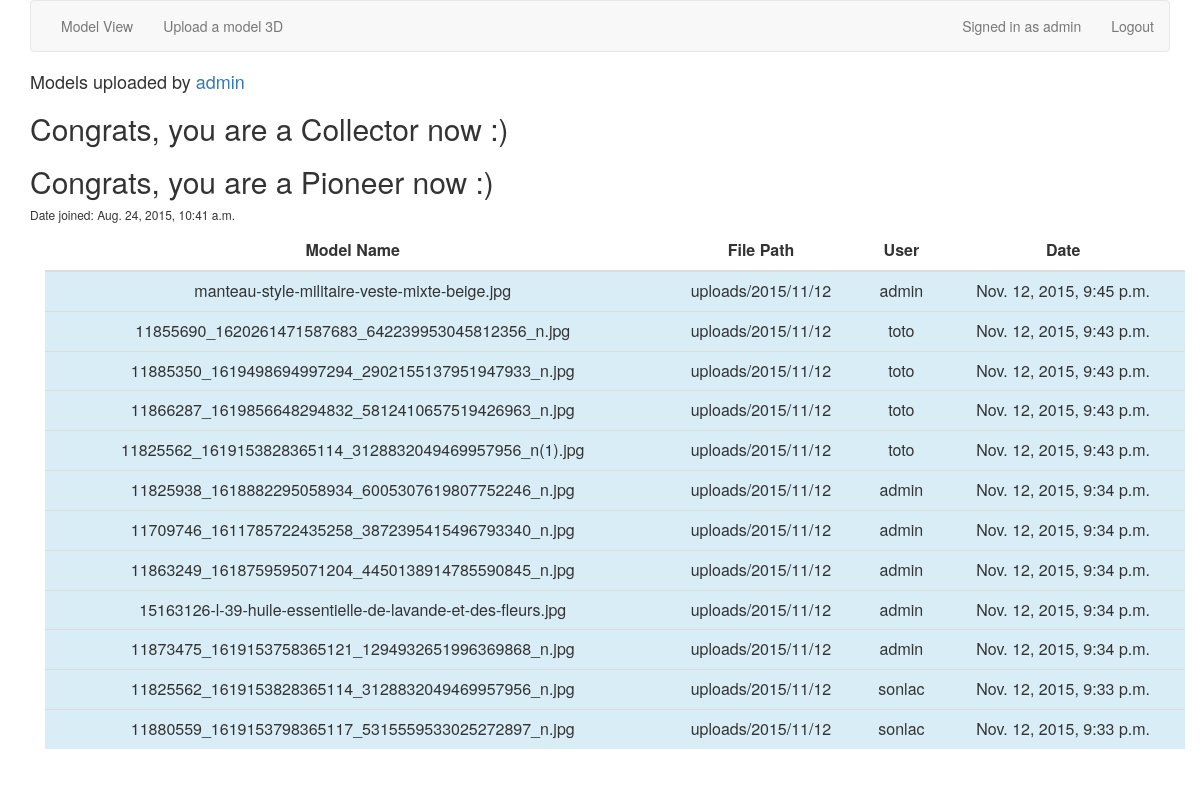
Screenshot of /models/model/user/list/ (signed in) with the database file from the repository.
### model3d/models.py (models this page shows)
class UploadManager(models.Model):
    filepath = models.CharField(max_length=255)
    filename = models.CharField(max_length=255)
    uploaded_by_user = models.CharField(max_length=100)
    date_uploaded = models.DateTimeField('date uploaded')
    PENDING, PROCESSED, FAILED = 'Pending', 'Processed', 'Failed'
    STATUSES = (
        (PENDING, 'Pending'),
        (PROCESSED, 'Processed'),
        (FAILED, 'Failed'),
    )

### model3d/views.py (the view)
@login_required
def user_model_list(request, username=None):
    if not username:
        username = request.user.username
    latest_model_list = UploadManager.objects.all().order_by('-date_uploaded')
    if username != 'admin':
        latest_model_list = UploadManager.objects.filter(uploaded_by_user=username).order_by('-date_uploaded')
    count_models = UploadManager.objects.filter(uploaded_by_user=username).count()
    badges = {}
    delta = datetime.datetime.now(timezone.utc) - request.user.date_joined
    x = np.timedelta64(delta, 'D')
    y = x/np.timedelta64(1, 'D')
    if count_models > 5:
        badges['Collector'] = True # having the badge 'Collector' if the number of model uploaded > 5 models
    if y > 50: # having the badge 'Pioneer' if the user has been registered since more than 1 year
        badges['Pioneer'] = True
    context = {'latest_model_list': latest_model_list, 'username': username, 'badges' : badges}
    return render(request, 'models/user_model_list.html', context)

### model3d/templates/models/user_model_list.html
{% extends 'models/model_list.html' %}
{% block title %}
<h4>Models uploaded by  <a href="#"> {{ username }} </a></h4>
{% if badges.Collector %}
<h2>Congrats, you are a Collector now :)</h2>
{% endif %}
{% if badges.Pioneer %}
<h2>Congrats, you are a Pioneer now :)</h2>
{% endif %}
<h6>Date joined: {{ user.date_joined }}</h6>
{% endblock %}

### model3d/templates/models/model_list.html (shortened to what this page needs)
{% extends 'base.html' %}
{% block content %}
{% if latest_model_list %}
<div class="container">
  <table class="table">
    <thead>
      <tr>
        <th class="text-center">Model Name</th>
        <th class="text-center">File Path</th>
        <th class="text-center">User</th>
        <th class="text-center">Date</th>
      </tr>
    </thead>
    <tbody>
      {% for model in latest_model_list %}
      <tr class="info">
        <td class="text-center">{{model.filename}}</td>
        <td class="text-center">{{model.filepath}}</td>
        <td class="text-center">{{model.uploaded_by_user}}</td>
        <td class="text-center">{{model.date_uploaded}}</td>
      </tr>
      {% endfor %}
    </tbody>
  </table>
</div>
{% else %}
<p>No models are available.</p>
{% endif %}
{% endblock %}

### templates/base.html (shortened to what this page needs)
{% load bootstrap3 %}
{% bootstrap_css %}
{% block bootstrap3_content %}
<div class="container">
    <nav class="navbar navbar-default">
        <div id="navbar" class="navbar-collapse collapse">
            {% if user.is_authenticated %}
            <ul class="nav navbar-nav">
                <li><a href="{% url 'models:user_model_list' %}">Model View</a></li>
                <li><a href="{% url 'models:upload_model' %}">Upload a model 3D</a></li>
            </ul>
            {% endif %}
            <ul class="nav navbar-nav navbar-right">
                {% if user.is_authenticated %}
                <li><a href="{% url 'models:user_model_list' %}">Signed in as {{ user.username }}</a></li>
                <li><a href="{% url 'auth:logout' %}">Logout</a></li>
                {% else %}
                <li><a href="{% url 'auth:login' %}">Login</a></li>
                <li><a href="/accounts/register">Register</a></li>
                {% endif %}
            </ul>
        </div>
    </nav>
    <h1>{% block title %}(no title){% endblock %}</h1>
    {% block content %}(no content){% endblock %}
</div>
{% endblock %}

### rows the page displays
UploadManager: filename "manteau-style-militaire-veste-mixte-beige.jpg", filepath "uploads/2015/11/12", uploaded_by_user "admin", date_uploaded "Nov. 12, 2015, 9:45 p.m."
UploadManager: filename "11855690_1620261471587683_642239953045812356_n.jpg", filepath "uploads/2015/11/12", uploaded_by_user "toto", date_uploaded "Nov. 12, 2015, 9:43 p.m."
UploadManager: filename "11885350_1619498694997294_2902155137951947933_n.jpg", filepath "uploads/2015/11/12", uploaded_by_user "toto", date_uploaded "Nov. 12, 2015, 9:43 p.m."
UploadManager: filename "11866287_1619856648294832_5812410657519426963_n.jpg", filepath "uploads/2015/11/12", uploaded_by_user "toto", date_uploaded "Nov. 12, 2015, 9:43 p.m."
UploadManager: filename "11825562_1619153828365114_3128832049469957956_n(1).jpg", filepath "uploads/2015/11/12", uploaded_by_user "toto", date_uploaded "Nov. 12, 2015, 9:43 p.m."
UploadManager: filename "11825938_1618882295058934_6005307619807752246_n.jpg", filepath "uploads/2015/11/12", uploaded_by_user "admin", date_uploaded "Nov. 12, 2015, 9:34 p.m."
UploadManager: filename "11709746_1611785722435258_3872395415496793340_n.jpg", filepath "uploads/2015/11/12", uploaded_by_user "admin", date_uploaded "Nov. 12, 2015, 9:34 p.m."
UploadManager: filename "11863249_1618759595071204_4450138914785590845_n.jpg", filepath "uploads/2015/11/12", uploaded_by_user "admin", date_uploaded "Nov. 12, 2015, 9:34 p.m."
UploadManager: filename "15163126-l-39-huile-essentielle-de-lavande-et-des-fleurs.jpg", filepath "uploads/2015/11/12", uploaded_by_user "admin", date_uploaded "Nov. 12, 2015, 9:34 p.m."
UploadManager: filename "11873475_1619153758365121_1294932651996369868_n.jpg", filepath "uploads/2015/11/12", uploaded_by_user "admin", date_uploaded "Nov. 12, 2015, 9:34 p.m."
UploadManager: filename "11825562_1619153828365114_3128832049469957956_n.jpg", filepath "uploads/2015/11/12", uploaded_by_user "sonlac", date_uploaded "Nov. 12, 2015, 9:33 p.m."
UploadManager: filename "11880559_1619153798365117_5315559533025272897_n.jpg", filepath "uploads/2015/11/12", uploaded_by_user "sonlac", date_uploaded "Nov. 12, 2015, 9:33 p.m."

### other values shown
{{ user.username }} "admin"
{{ username }} "admin"
{{ user.date_joined }} "Aug. 24, 2015, 10:41 a.m."
